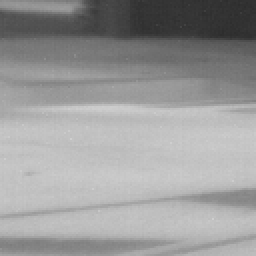
#> input picture test_dir/gt_dir/1.png, 128 x 128 px, found by its file name (shown 2 times larger)
$ python detect_blurry.py   (older library calls are emulated)
#> lines starting #> are read from the running program, lines starting #| are printed output that depends on the picture; long printed decimals are rounded

import cv2
import numpy as np

def is_blurry(image_path):
    # 加载图像
#> called with image_path = '../test_dir/blurry_infrared_image/1.png'
    image = cv2.imread(image_path)
#> image is the input picture: shape (128, 128, 3); min 45, max 207, mean 153.8
    # 计算拉普拉斯方差
    gray = cv2.cvtColor(image, cv2.COLOR_BGR2GRAY)
    sobelx = cv2.Sobel(gray, cv2.CV_64F, 1, 0, ksize=5)
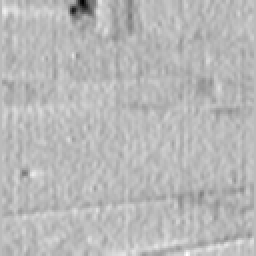
#> sobelx: shape (128, 128) float64 (shown 2 times larger); min -1400, max 506, mean -16.4; drawn with min black and max white
    sobely = cv2.Sobel(gray, cv2.CV_64F, 0, 1, ksize=5)
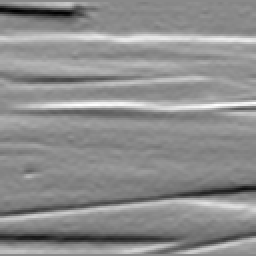
#> sobely: shape (128, 128) float64 (shown 2 times larger); min -2306, max 1978, mean 77.3; drawn with min black and max white
    gradient = np.sqrt(np.square(sobelx) + np.square(sobely))
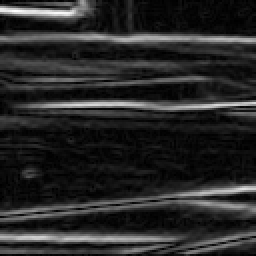
#> gradient: shape (128, 128) float64 (shown 2 times larger); min 0, max 2320.2, mean 364.7; drawn with min black and max white

    # 计算梯度能量
    energy = np.sum(gradient)
#> energy = 5974828.6
    # 如果方差小于阈值，则认为图像模糊
    threshold = 100
    return energy


if __name__ == "__main__":
    image_path = "../test_dir/blurry_infrared_image/1.png"
    v = is_blurry(image_path)
#> v = 5974828.6
    print(v)
#| 5974828.589

$ run again, with test_dir/gt_dir/123.png copied over test_dir/gt_dir/1.png
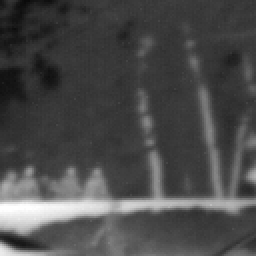
#> input picture test_dir/gt_dir/123.png, 128 x 128 px, found by its file name (shown 2 times larger)
#> in is_blurry, image is the input picture: shape (128, 128, 3); min 10, max 255, mean 74.7
#> in is_blurry, `sobely = cv2.Sobel(gray, cv2.CV_64F, 0, 1, ksize=5)`:
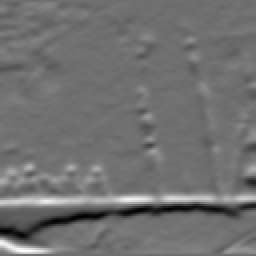
#> sobely: shape (128, 128) float64 (shown 2 times larger); min -4727, max 6061, mean 67; drawn with min black and max white
#> in is_blurry, `gradient = np.sqrt(np.square(sobelx) + np.square(sobely))`:
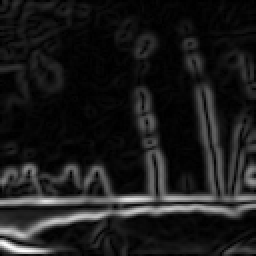
#> gradient: shape (128, 128) float64 (shown 2 times larger); min 0, max 6077.9, mean 662.2; drawn with min black and max white
#> energy = 10849603.9
#| 10849603.932

$ run again, with test_dir/gt_dir/1234.png copied over test_dir/gt_dir/1.png
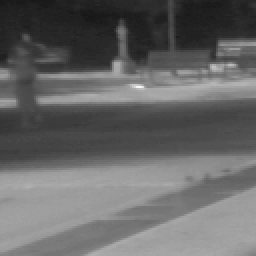
#> input picture test_dir/gt_dir/1234.png, 128 x 128 px, found by its file name (shown 2 times larger)
#> in is_blurry, image is the input picture: shape (128, 128, 3); min 24, max 247, mean 102.4
#> in is_blurry, `sobely = cv2.Sobel(gray, cv2.CV_64F, 0, 1, ksize=5)`:
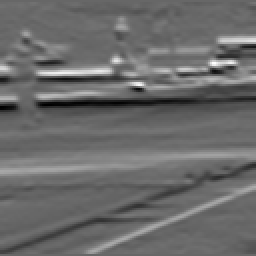
#> sobely: shape (128, 128) float64 (shown 2 times larger); min -3182, max 4682, mean 113.2; drawn with min black and max white
#> in is_blurry, `gradient = np.sqrt(np.square(sobelx) + np.square(sobely))`:
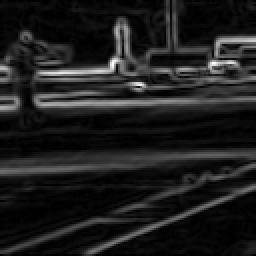
#> gradient: shape (128, 128) float64 (shown 2 times larger); min 0, max 4732.5, mean 566.3; drawn with min black and max white
#> energy = 9278205
#| 9278205.030

$ run again, with test_dir/gt_dir/2.png copied over test_dir/gt_dir/1.png
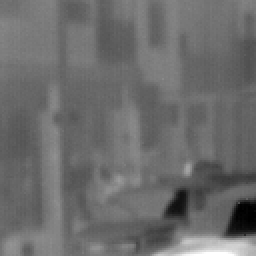
#> input picture test_dir/gt_dir/2.png, 128 x 128 px, found by its file name (shown 2 times larger)
#> in is_blurry, image is the input picture: shape (128, 128, 3); min 0, max 255, mean 108
#> in is_blurry, `sobelx = cv2.Sobel(gray, cv2.CV_64F, 1, 0, ksize=5)`:
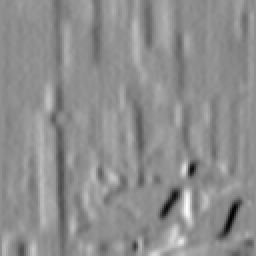
#> sobelx: shape (128, 128) float64 (shown 2 times larger); min -3212, max 2504, mean -19.6; drawn with min black and max white
#> in is_blurry, `gradient = np.sqrt(np.square(sobelx) + np.square(sobely))`:
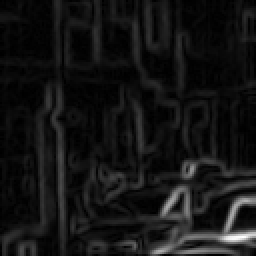
#> gradient: shape (128, 128) float64 (shown 2 times larger); min 0, max 5037.3, mean 408.7; drawn with min black and max white
#> energy = 6695906.5
#| 6695906.512
